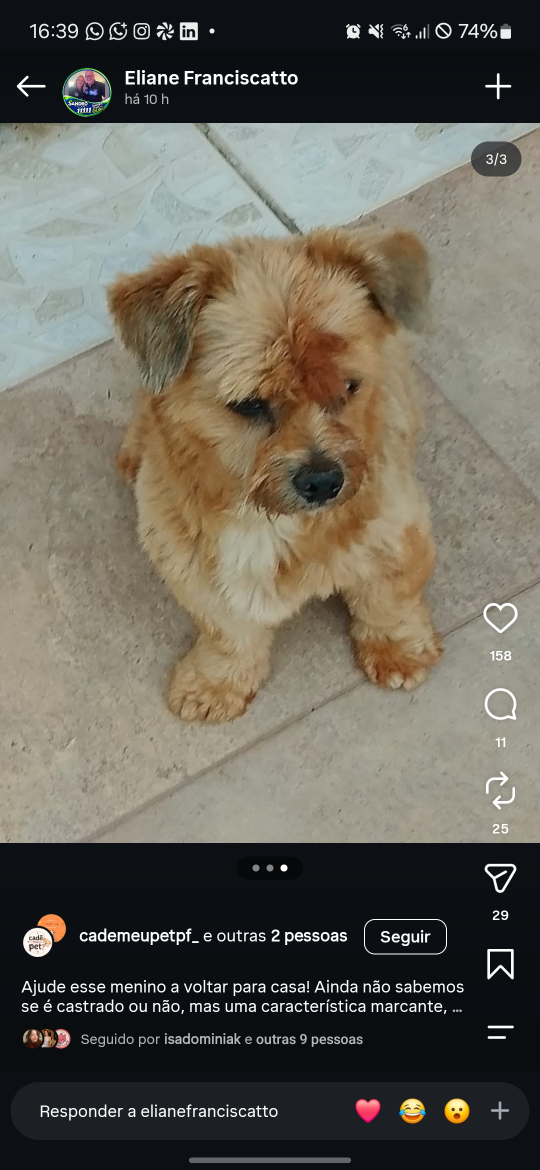
#> input picture perdidos/vila-luiza-3.jpeg, 1080 x 2340 px (shown at 1/2 size)
$ python foto_vila_luiza.py
#> lines starting #> are read from the running program, lines starting #| are printed output that depends on the picture
"""Prepara as fotos do cachorro encontrado na Vila Luiza para o encontrado-vila-luiza.html.

As imagens recebidas são três prints (1080x2340) de um Story que repostou o post do @cademeupetpf_:
  perdidos/vila-luiza-1.jpeg  a arte "PERDIDO(A) / VOCÊ ME CONHECE?" com os dados (macho, olho branco, local)
  perdidos/vila-luiza-2.jpeg  ele em pé na grama, de lado: é onde o olho branco aparece melhor
  perdidos/vila-luiza-3.jpeg  ele sentado, de frente (a mesma foto da arte, maior)

A foto principal sai do print 3, cortada antes do "3/3" e dos ícones do Instagram (curtir, comentar...)
que ficam por cima do piso, à direita. O detalhe do olho branco sai do print 2. Só recorte, sem retoque:
as fotos já têm mais resolução do que o template usa.

Saída: img/vila-luiza.jpg (foto principal) e img/vila-luiza-olho.jpg (detalhe quadrado do olho).
Uso: python3 templates/desaparecidos/foto_vila_luiza.py  (só precisa do Pillow)
"""
from pathlib import Path

from PIL import Image

ROOT = Path(__file__).resolve().parent.parent.parent
IMG = Path(__file__).resolve().parent / "img"

FOTO = (35, 398, 936, 1498)      # print 3: das orelhas às patas, à esquerda dos ícones (x >= 965)
OLHO = (740, 870, 940, 1070)     # print 2: o olho esquerdo dele (o branco), com o pelo em volta


def main():
    IMG.mkdir(parents=True, exist_ok=True)
    foto = Image.open(ROOT / "perdidos" / "vila-luiza-3.jpeg").convert("RGB").crop(FOTO)
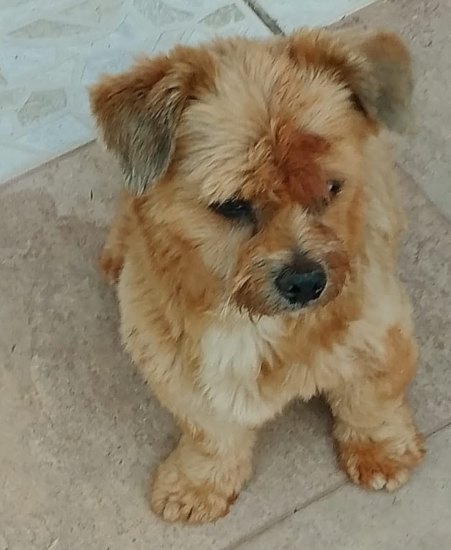
#> foto: PIL image 901x1100 RGB (shown at 1/2 size); mean R, G, B 142.8, 130.2, 107.2
    foto.save(IMG / "vila-luiza.jpg", quality=93)
    olho = Image.open(ROOT / "perdidos" / "vila-luiza-2.jpeg").convert("RGB").crop(OLHO)
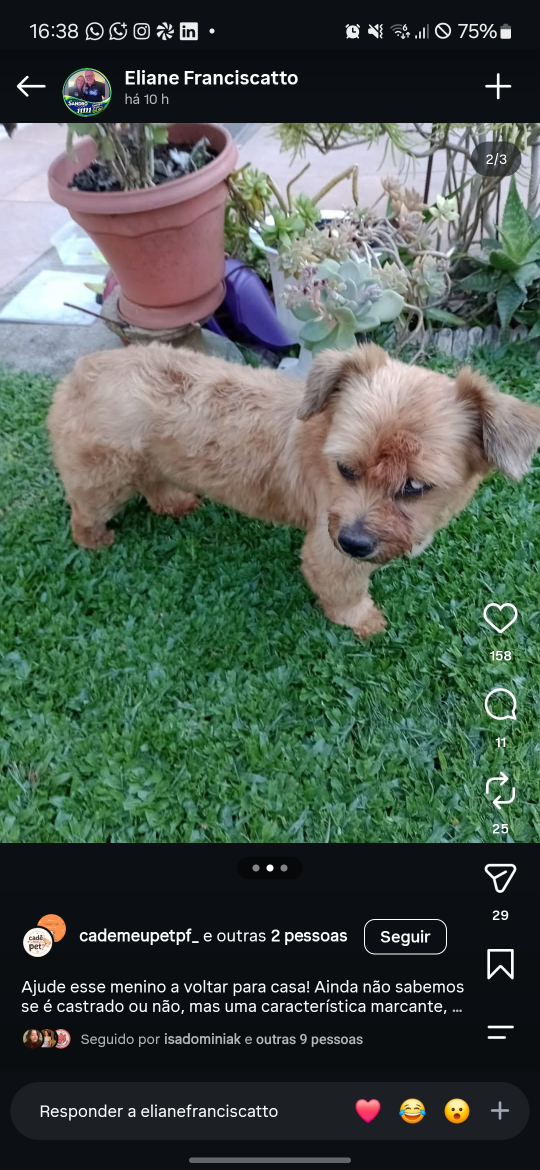
#> input picture perdidos/vila-luiza-2.jpeg, 1080 x 2340 px (shown at 1/2 size)
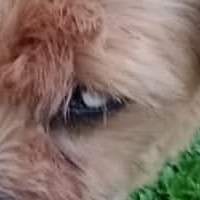
#> olho: PIL image 200x200 RGB; mean R, G, B 136.2, 115.2, 104.9
    olho.save(IMG / "vila-luiza-olho.jpg", quality=93)
    print(IMG / "vila-luiza.jpg", foto.size, IMG / "vila-luiza-olho.jpg", olho.size)
#| templates/desaparecidos/img/vila-luiza.jpg (901, 1100) templates/desaparecidos/img/vila-luiza-olho.jpg (200, 200)


if __name__ == "__main__":
    main()
